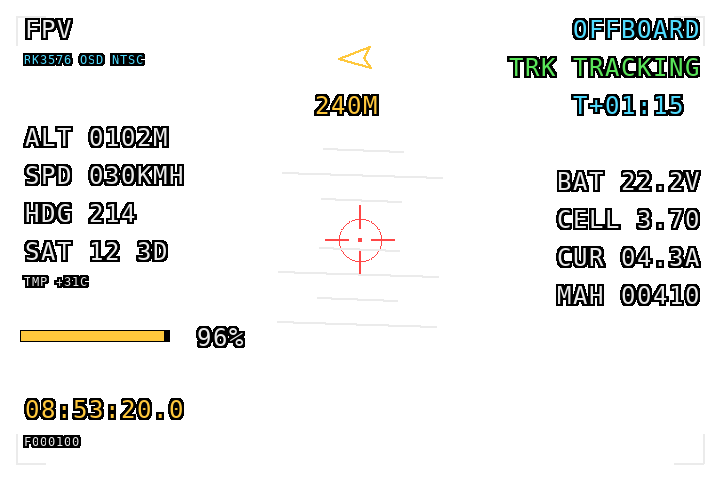
#> input picture openspec/changes/archive/2026-09-27-align-hud-with-rk-hdmi-osd/comparison/hud-normal.png, 720 x 480 px, found by its file name
$ python compare_snapshots.py
#> lines starting #> are read from the running program, lines starting #| are printed output that depends on the picture
"""比较本次软件布局快照，并在同一合成底图上生成前后对照。"""

import json
from pathlib import Path

import numpy as np
from PIL import Image


ROOT = Path(__file__).resolve().parent
WIDTH, HEIGHT = 720, 480


def load(folder, name):
    return np.asarray(Image.open(ROOT / folder / name).convert("RGBA"))


def bounds(mask):
    y, x = np.nonzero(mask)
    if not len(x):
        return None
    return [int(x.min()), int(y.min()), int(x.max() + 1), int(y.max() + 1)]


def compose(base, hud, target):
    return Image.alpha_composite(Image.alpha_composite(base, Image.fromarray(hud)), Image.fromarray(target))


y, x = np.indices((HEIGHT, WIDTH))
# 固定渐变与网格作为软件底图，便于看出原面板位置恢复的内容。
grid = ((x // 40 + y // 40) % 2) * 12
rgb = np.stack((30 + x * 55 // WIDTH + grid, 35 + y * 65 // HEIGHT + grid,
                45 + (x + y) * 45 // (WIDTH + HEIGHT) + grid), axis=-1).astype(np.uint8)
base = Image.fromarray(rgb).convert("RGBA")
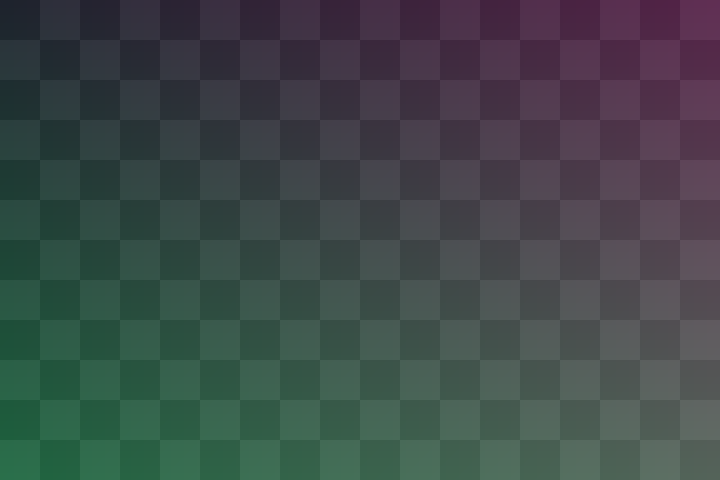
#> base: PIL image 720x480 RGBA; mean R, G, B, A 63, 72.9, 73, 255
base.save(ROOT / "synthetic-base.png")
report = {}

for name, hud_name, target_name, plate in [
    ("normal", "hud-normal.png", "target-normal.png", (459, 229, 140, 38)),
    ("alert", "hud-alert.png", "target-moved.png", (512, 154, 140, 38)),
]:
    before_hud, after_hud = load("before", hud_name), load("after", hud_name)
#> in load, returned value is the input picture: shape (480, 720, 4); mean R, G, B, A 8.2, 8.6, 7.3, 27.3
    before_target, after_target = load("before", target_name), load("after", target_name)
#> call 3 of load, with folder = 'before', name = 'target-normal.png'
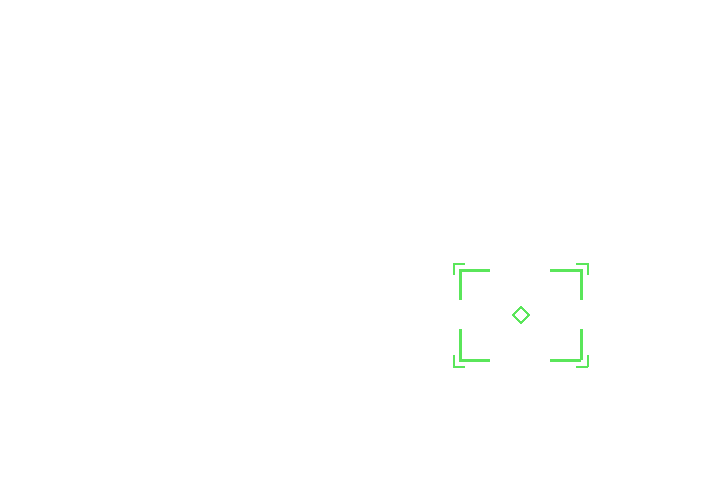
#> input picture openspec/changes/archive/2026-10-09-remove-osd-target-label/evidence/after/target-normal.png, 720 x 480 px, found by its file name
#> in load, returned value is the input picture: shape (480, 720, 4); mean R, G, B, A 0.3, 0.7, 0.3, 0.7
    assert np.array_equal(before_hud, after_hud), "非目标 HUD 图层发生变化"
    changed = np.any(before_target != after_target, axis=2)
#> changed: shape (480, 720) bool; every value is 0
    allowed = np.zeros((HEIGHT, WIDTH), dtype=bool)
    px, py, pw, ph = plate
    allowed[py:py + ph, px:px + pw] = True
    assert not np.any(changed & ~allowed), "目标装饰在原标签范围外发生变化"
#> (the run stopped early here; a loop or call above may not have finished)
